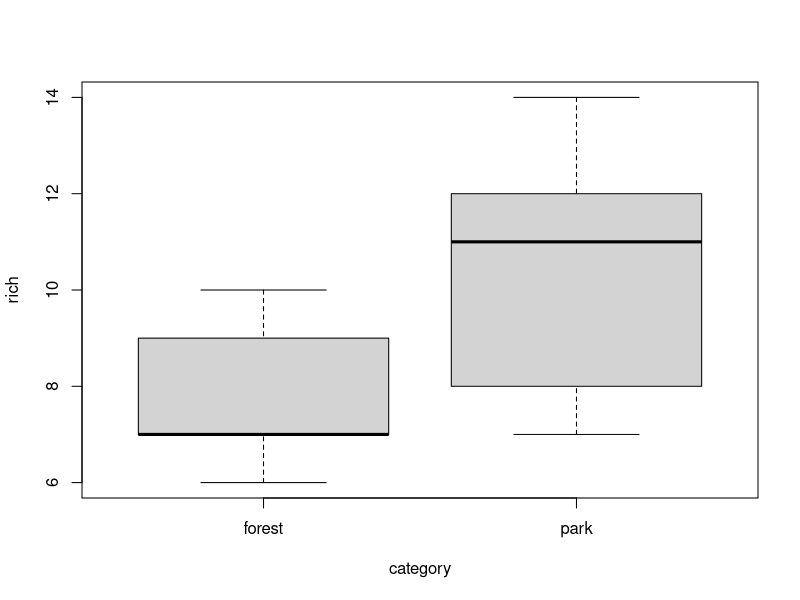
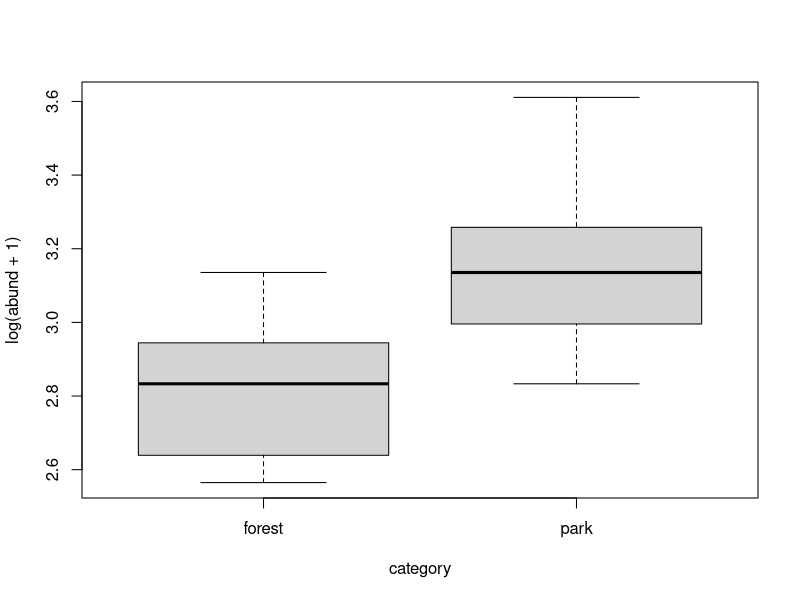
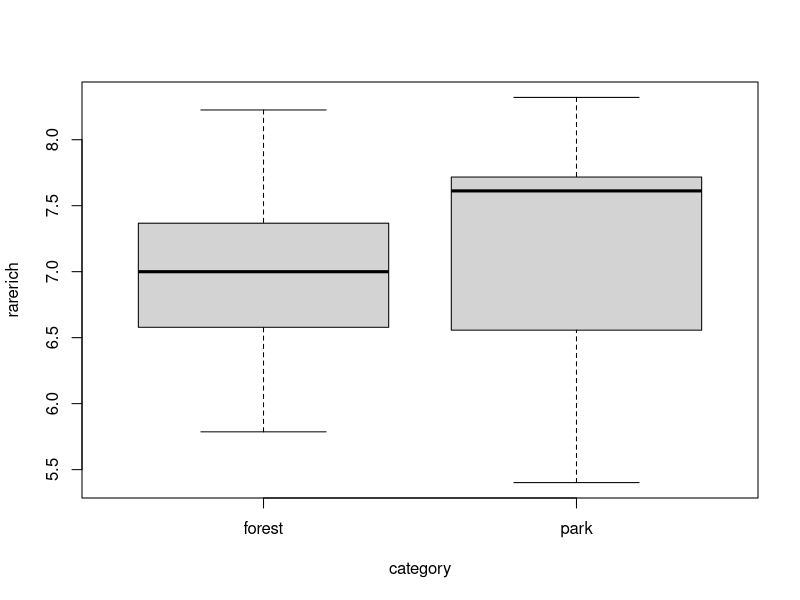
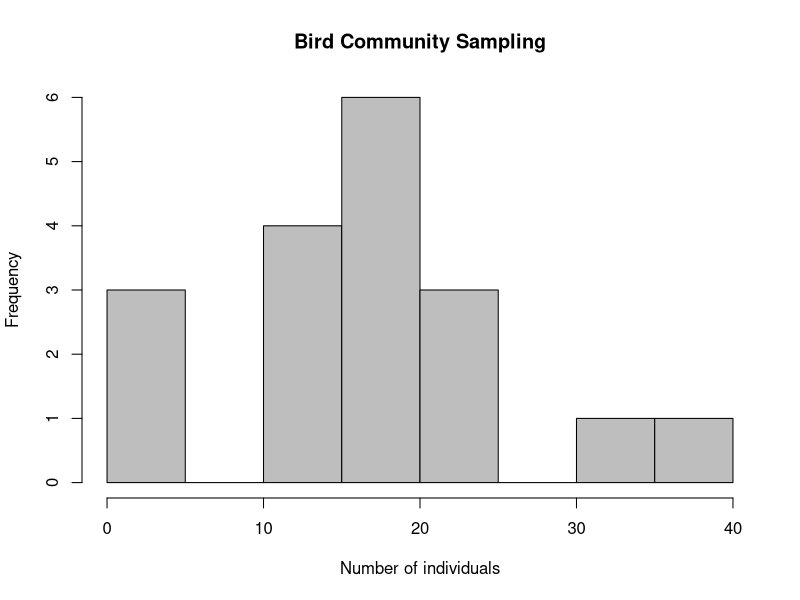
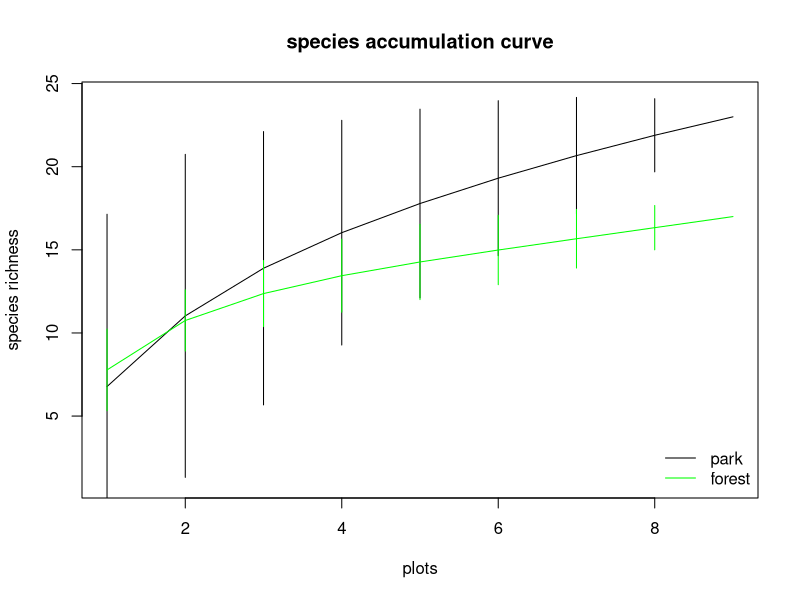
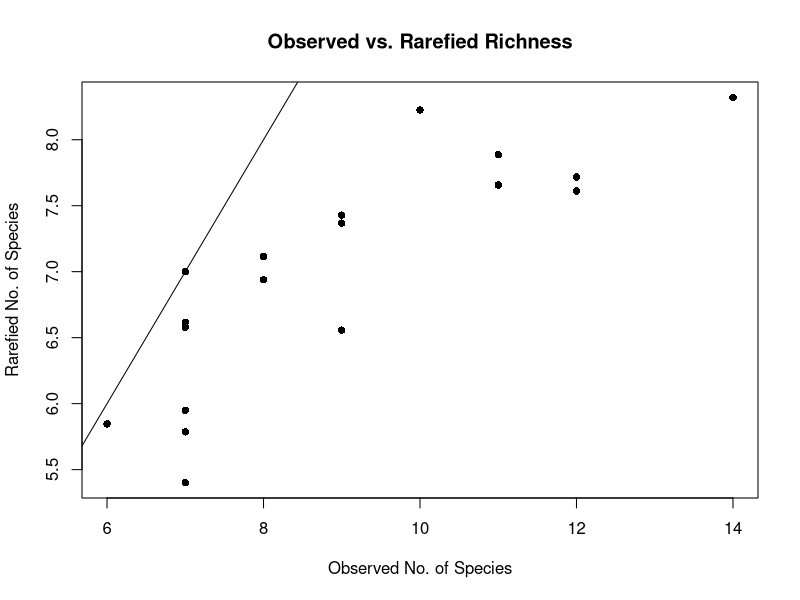
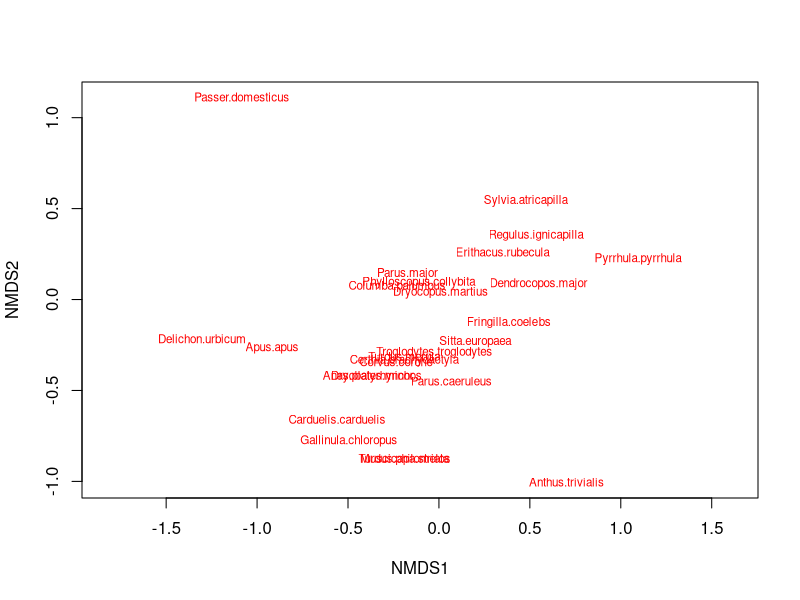

The R script that drew these images, in order: (Note: this script raises an error after producing the figures.)
library(vegan)
library(tidyverse)

### BIRD DATA ANALYSIS  ###

#### READ IN DATA ####
## bird and environmental data seperately 
bird<-read.csv("data/data2/Bird_community.csv", sep=",", header=TRUE, row.names = 1)
bird[is.na(bird)] <- 0
env<-read.csv("data/data2/bird_environment.csv", sep = ";", dec = ",", header = TRUE)
env[is.na(env)] <- 0

## in one dataframe
dat<-read.csv("data/birds_dataset.csv", sep = ";",header=TRUE)
#dat[is.na(dat)] <- 0

## adding richness and abundances
dat$rich<-specnumber(dat[,5:32]) #species richness
dat$abund<-rowSums(dat[,5:32]) #abundances
dat$rarerich<-rarefy(dat[,5:32],min(dat$abund)) #rarefied richness based on the subsample with the lowest number of individuals

## looking at the data
boxplot(rich~category,data=dat)
boxplot(log(abund+1)~category,data=dat)
boxplot(rarerich~category,data=dat)

hist(rowSums(bird),
     col = "grey", # colors of bins
     main = "Bird Community Sampling", # plot title
     xlab = "Number of individuals") # x-axis title

#### SPECIES ACCUMULATION CURVE ####
# how good was sampling effort in the ecosystem types to assess species richness? 

SAC_park <- specaccum(subset(bird, env$category == "park"))
SAC_fore <- specaccum(subset(bird, env$category == "forest"))

plot(SAC_park, xlab = "plots", ylab = "species richness", main="species accumulation curve")
plot(SAC_fore, xlab = "plots", ylab = "species richness", main="species accumulation curve", col="green", add = T)
legend("bottomright", legend = c("park","forest"), col = c("black","green"),lwd=1, bty = "n")

#### RAREFIED VS. OBSERVED SPECIES ####
# (rarefied to smallest species size in dataset) to make different sites comparable
plot(dat$rich, dat$rarerich, main = "Observed vs. Rarefied Richness",
     xlab = "Observed No. of Species",
     ylab = "Rarefied No. of Species", pch = 16)
abline(0, 1) # 1:1 line

#### ORDINATION WITH NMDS ####
# to check for differences in species composition
nmd1<-metaMDS(dat[1:15,5:31],distance="horn",k=2) #NMDS analysis based on Morisita-Horn-Index as a dissimilarity measure
plot(nmd1,display="species",type="t") #plot results
orditkplot(nmd1)
points(nmd1,pch=c(16,17)[as.numeric(as.factor(dat$category))],cex=1.4) #add sampling points
legend("topright",pch=c(16,17),c("Forest","Park")) #add legend
ef<-envfit(nmd1,dat[1:15,34:42]) #check for correlation of dissimilarity gradients with environmental variables
ef #results
plot(ef,p.max=0.05) #add significant environmental variables to the NMDS plot
